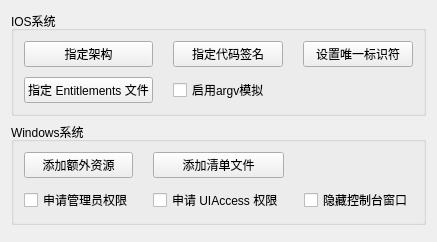
         <widget class="QWidget" name="page_ios_win">
          <layout class="QVBoxLayout" name="verticalLayout_51">
           <item>
            <widget class="QGroupBox" name="groupBox">
             <property name="sizePolicy">
              <sizepolicy hsizetype="Expanding" vsizetype="Expanding">
               <horstretch>0</horstretch>
               <verstretch>30</verstretch>
              </sizepolicy>
             </property>
             <property name="title">
              <string>IOS系统</string>
             </property>
             <property name="wdg_group" stdset="0">
              <string>area_widget</string>
             </property>
             <layout class="QGridLayout" name="gridLayout_7">
              <property name="leftMargin">
               <number>10</number>
              </property>
              <property name="topMargin">
               <number>10</number>
              </property>
              <property name="rightMargin">
               <number>10</number>
              </property>
              <property name="bottomMargin">
               <number>10</number>
              </property>
              <property name="horizontalSpacing">
               <number>20</number>
              </property>
              <property name="verticalSpacing">
               <number>10</number>
              </property>
              <item row="0" column="0">
               <widget class="QPushButton" name="pushButton_16">
                <property name="sizePolicy">
                 <sizepolicy hsizetype="Expanding" vsizetype="Expanding">
                  <horstretch>0</horstretch>
                  <verstretch>0</verstretch>
                 </sizepolicy>
                </property>
                <property name="cursor">
                 <cursorShape>PointingHandCursor</cursorShape>
                </property>
                <property name="text">
                 <string>指定架构</string>
                </property>
               </widget>
              </item>
              <item row="0" column="1">
               <widget class="QPushButton" name="pushButton_17">
                <property name="sizePolicy">
                 <sizepolicy hsizetype="Expanding" vsizetype="Expanding">
                  <horstretch>0</horstretch>
                  <verstretch>0</verstretch>
                 </sizepolicy>
                </property>
                <property name="cursor">
                 <cursorShape>PointingHandCursor</cursorShape>
                </property>
                <property name="text">
                 <string>指定代码签名</string>
                </property>
               </widget>
              </item>
              <item row="0" column="2">
               <widget class="QPushButton" name="pushButton_15">
                <property name="sizePolicy">
                 <sizepolicy hsizetype="Expanding" vsizetype="Expanding">
                  <horstretch>0</horstretch>
                  <verstretch>0</verstretch>
                 </sizepolicy>
                </property>
                <property name="cursor">
                 <cursorShape>PointingHandCursor</cursorShape>
                </property>
                <property name="text">
                 <string>设置唯一标识符</string>
                </property>
               </widget>
              </item>
              <item row="1" column="0">
               <widget class="QPushButton" name="pushButton_29">
                <property name="sizePolicy">
                 <sizepolicy hsizetype="Expanding" vsizetype="Expanding">
                  <horstretch>0</horstretch>
                  <verstretch>0</verstretch>
                 </sizepolicy>
                </property>
                <property name="cursor">
                 <cursorShape>PointingHandCursor</cursorShape>
                </property>
                <property name="text">
                 <string>指定 Entitlements 文件</string>
                </property>
               </widget>
              </item>
              <item row="1" column="1">
               <widget class="QCheckBox" name="checkBox_3">
                <property name="sizePolicy">
                 <sizepolicy hsizetype="Expanding" vsizetype="Expanding">
                  <horstretch>0</horstretch>
                  <verstretch>0</verstretch>
                 </sizepolicy>
                </property>
                <property name="cursor">
                 <cursorShape>PointingHandCursor</cursorShape>
                </property>
                <property name="text">
                 <string>启用argv模拟</string>
                </property>
               </widget>
              </item>
             </layout>
            </widget>
           </item>
           <item>
            <widget class="QGroupBox" name="groupBox_2">
             <property name="sizePolicy">
              <sizepolicy hsizetype="Expanding" vsizetype="Expanding">
               <horstretch>0</horstretch>
               <verstretch>30</verstretch>
              </sizepolicy>
             </property>
             <property name="title">
              <string>Windows系统</string>
             </property>
             <property name="wdg_group" stdset="0">
              <string>area_widget</string>
             </property>
             <layout class="QGridLayout" name="gridLayout_8">
              <property name="leftMargin">
               <number>10</number>
              </property>
              <property name="topMargin">
               <number>10</number>
              </property>
              <property name="rightMargin">
               <number>10</number>
              </property>
              <property name="bottomMargin">
               <number>10</number>
              </property>
              <property name="horizontalSpacing">
               <number>20</number>
              </property>
              <property name="verticalSpacing">
               <number>10</number>
              </property>
              <item row="0" column="0">
               <widget class="QPushButton" name="pushButton_12">
                <property name="sizePolicy">
                 <sizepolicy hsizetype="Expanding" vsizetype="Expanding">
                  <horstretch>0</horstretch>
                  <verstretch>0</verstretch>
                 </sizepolicy>
                </property>
                <property name="cursor">
                 <cursorShape>PointingHandCursor</cursorShape>
                </property>
                <property name="text">
                 <string>添加额外资源</string>
                </property>
               </widget>
              </item>
              <item row="0" column="1">
               <widget class="QPushButton" name="pushButton_13">
                <property name="sizePolicy">
                 <sizepolicy hsizetype="Expanding" vsizetype="Expanding">
                  <horstretch>0</horstretch>
                  <verstretch>0</verstretch>
                 </sizepolicy>
                </property>
                <property name="cursor">
                 <cursorShape>PointingHandCursor</cursorShape>
                </property>
                <property name="text">
                 <string>添加清单文件</string>
                </property>
               </widget>
              </item>
              <item row="1" column="0">
               <widget class="QCheckBox" name="checkBox">
                <property name="sizePolicy">
                 <sizepolicy hsizetype="Expanding" vsizetype="Expanding">
                  <horstretch>0</horstretch>
                  <verstretch>0</verstretch>
                 </sizepolicy>
                </property>
                <property name="cursor">
                 <cursorShape>PointingHandCursor</cursorShape>
                </property>
                <property name="text">
                 <string>申请管理员权限</string>
                </property>
               </widget>
              </item>
              <item row="1" column="1">
               <widget class="QCheckBox" name="checkBox_2">
                <property name="sizePolicy">
                 <sizepolicy hsizetype="Expanding" vsizetype="Expanding">
                  <horstretch>0</horstretch>
                  <verstretch>0</verstretch>
                 </sizepolicy>
                </property>
                <property name="cursor">
                 <cursorShape>PointingHandCursor</cursorShape>
                </property>
                <property name="text">
                 <string>申请 UIAccess 权限</string>
                </property>
               </widget>
              </item>
              <item row="1" column="2">
               <widget class="QCheckBox" name="checkBox_9">
                <property name="sizePolicy">
                 <sizepolicy hsizetype="Expanding" vsizetype="Expanding">
                  <horstretch>0</horstretch>
                  <verstretch>0</verstretch>
                 </sizepolicy>
                </property>
                <property name="cursor">
                 <cursorShape>PointingHandCursor</cursorShape>
                </property>
                <property name="text">
                 <string>隐藏控制台窗口</string>
                </property>
               </widget>
              </item>
             </layout>
            </widget>
           </item>
           <item>
            <widget class="QWidget" name="widget_84" native="true">
             <property name="sizePolicy">
              <sizepolicy hsizetype="Expanding" vsizetype="Expanding">
               <horstretch>0</horstretch>
               <verstretch>100</verstretch>
              </sizepolicy>
             </property>
            </widget>
           </item>
          </layout>
         </widget>
